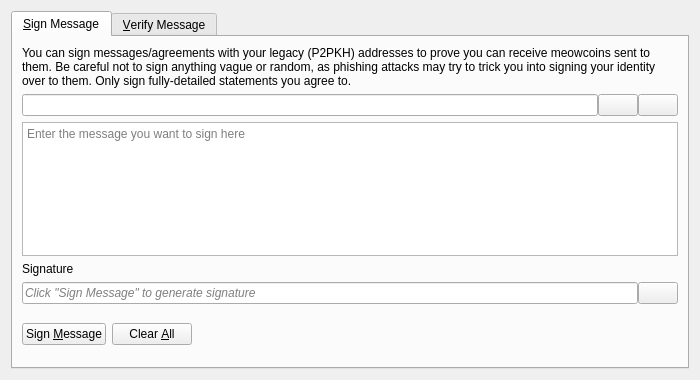
<?xml version="1.0" encoding="UTF-8"?>
<ui version="4.0">
 <class>SignVerifyMessageDialog</class>
 <widget class="QDialog" name="SignVerifyMessageDialog">
  <property name="geometry">
   <rect>
    <x>0</x>
    <y>0</y>
    <width>700</width>
    <height>380</height>
   </rect>
  </property>
  <property name="windowTitle">
   <string>Signatures - Sign / Verify a Message</string>
  </property>
  <property name="modal">
   <bool>true</bool>
  </property>
  <layout class="QVBoxLayout" name="verticalLayout">
   <item>
    <widget class="QTabWidget" name="tabWidget">
     <property name="currentIndex">
      <number>0</number>
     </property>
     <widget class="QWidget" name="tabSignMessage">
      <attribute name="title">
       <string>&amp;Sign Message</string>
      </attribute>
      <layout class="QVBoxLayout" name="verticalLayout_SM">
       <item>
        <widget class="QLabel" name="infoLabel_SM">
         <property name="text">
          <string>You can sign messages/agreements with your legacy (P2PKH) addresses to prove you can receive meowcoins sent to them. Be careful not to sign anything vague or random, as phishing attacks may try to trick you into signing your identity over to them. Only sign fully-detailed statements you agree to.</string>
         </property>
         <property name="textFormat">
          <enum>Qt::PlainText</enum>
         </property>
         <property name="wordWrap">
          <bool>true</bool>
         </property>
        </widget>
       </item>
       <item>
        <layout class="QHBoxLayout" name="horizontalLayout_1_SM">
         <property name="spacing">
          <number>0</number>
         </property>
         <item>
          <widget class="QValidatedLineEdit" name="addressIn_SM">
           <property name="toolTip">
            <string>The Meowcoin address to sign the message with</string>
           </property>
          </widget>
         </item>
         <item>
          <widget class="QPushButton" name="addressBookButton_SM">
           <property name="toolTip">
            <string>Choose previously used address</string>
           </property>
           <property name="text">
            <string/>
           </property>
           <property name="icon">
            <iconset resource="../bitcoin.qrc">
             <normaloff>:/icons/address-book</normaloff>:/icons/address-book</iconset>
           </property>
           <property name="shortcut">
            <string>Alt+A</string>
           </property>
           <property name="autoDefault">
            <bool>false</bool>
           </property>
          </widget>
         </item>
         <item>
          <widget class="QPushButton" name="pasteButton_SM">
           <property name="toolTip">
            <string>Paste address from clipboard</string>
           </property>
           <property name="text">
            <string/>
           </property>
           <property name="icon">
            <iconset resource="../bitcoin.qrc">
             <normaloff>:/icons/editpaste</normaloff>:/icons/editpaste</iconset>
           </property>
           <property name="shortcut">
            <string>Alt+P</string>
           </property>
           <property name="autoDefault">
            <bool>false</bool>
           </property>
          </widget>
         </item>
        </layout>
       </item>
       <item>
        <widget class="QPlainTextEdit" name="messageIn_SM">
         <property name="toolTip">
          <string>Enter the message you want to sign here</string>
         </property>
         <property name="placeholderText">
          <string>Enter the message you want to sign here</string>
         </property>
        </widget>
       </item>
       <item>
        <widget class="QLabel" name="signatureLabel_SM">
         <property name="text">
          <string>Signature</string>
         </property>
         <property name="textFormat">
          <enum>Qt::PlainText</enum>
         </property>
        </widget>
       </item>
       <item>
        <layout class="QHBoxLayout" name="horizontalLayout_2_SM">
         <property name="spacing">
          <number>0</number>
         </property>
         <item>
          <widget class="QLineEdit" name="signatureOut_SM">
           <property name="placeholderText">
            <string>Click "Sign Message" to generate signature</string>
           </property>
           <property name="font">
            <font>
             <italic>true</italic>
            </font>
           </property>
           <property name="readOnly">
            <bool>true</bool>
           </property>
          </widget>
         </item>
         <item>
          <widget class="QPushButton" name="copySignatureButton_SM">
           <property name="toolTip">
            <string>Copy the current signature to the clipboard</string>
           </property>
           <property name="text">
            <string/>
           </property>
           <property name="icon">
            <iconset resource="../bitcoin.qrc">
             <normaloff>:/icons/editcopy</normaloff>:/icons/editcopy</iconset>
           </property>
           <property name="autoDefault">
            <bool>false</bool>
           </property>
          </widget>
         </item>
        </layout>
       </item>
       <item>
        <layout class="QHBoxLayout" name="horizontalLayout_3_SM">
         <item>
          <widget class="QPushButton" name="signMessageButton_SM">
           <property name="toolTip">
            <string>Sign the message to prove you own this Meowcoin address</string>
           </property>
           <property name="text">
            <string>Sign &amp;Message</string>
           </property>
           <property name="icon">
            <iconset resource="../bitcoin.qrc">
             <normaloff>:/icons/edit</normaloff>:/icons/edit</iconset>
           </property>
           <property name="autoDefault">
            <bool>false</bool>
           </property>
          </widget>
         </item>
         <item>
          <widget class="QPushButton" name="clearButton_SM">
           <property name="toolTip">
            <string>Reset all sign message fields</string>
           </property>
           <property name="text">
            <string>Clear &amp;All</string>
           </property>
           <property name="icon">
            <iconset resource="../bitcoin.qrc">
             <normaloff>:/icons/remove</normaloff>:/icons/remove</iconset>
           </property>
           <property name="autoDefault">
            <bool>false</bool>
           </property>
          </widget>
         </item>
         <item>
          <spacer name="horizontalSpacer_1_SM">
           <property name="orientation">
            <enum>Qt::Horizontal</enum>
           </property>
           <property name="sizeHint" stdset="0">
            <size>
             <width>40</width>
             <height>48</height>
            </size>
           </property>
          </spacer>
         </item>
         <item>
          <widget class="QLabel" name="statusLabel_SM">
           <property name="font">
            <font>
             <weight>75</weight>
             <bold>true</bold>
            </font>
           </property>
           <property name="text">
            <string/>
           </property>
           <property name="wordWrap">
            <bool>true</bool>
           </property>
          </widget>
         </item>
         <item>
          <spacer name="horizontalSpacer_2_SM">
           <property name="orientation">
            <enum>Qt::Horizontal</enum>
           </property>
           <property name="sizeHint" stdset="0">
            <size>
             <width>40</width>
             <height>48</height>
            </size>
           </property>
          </spacer>
         </item>
        </layout>
       </item>
      </layout>
     </widget>
     <widget class="QWidget" name="tabVerifyMessage">
      <attribute name="title">
       <string>&amp;Verify Message</string>
      </attribute>
      <layout class="QVBoxLayout" name="verticalLayout_VM">
       <item>
        <widget class="QLabel" name="infoLabel_VM">
         <property name="text">
          <string>Enter the receiver's address, message (ensure you copy line breaks, spaces, tabs, etc. exactly) and signature below to verify the message. Be careful not to read more into the signature than what is in the signed message itself, to avoid being tricked by a man-in-the-middle attack. Note that this only proves the signing party receives with the address, it cannot prove sendership of any transaction!</string>
         </property>
         <property name="textFormat">
          <enum>Qt::PlainText</enum>
         </property>
         <property name="alignment">
          <set>Qt::AlignLeading|Qt::AlignLeft|Qt::AlignTop</set>
         </property>
         <property name="wordWrap">
          <bool>true</bool>
         </property>
        </widget>
       </item>
       <item>
        <layout class="QHBoxLayout" name="horizontalLayout_1_VM">
         <property name="spacing">
          <number>0</number>
         </property>
         <item>
          <widget class="QValidatedLineEdit" name="addressIn_VM">
           <property name="toolTip">
            <string>The Meowcoin address the message was signed with</string>
           </property>
          </widget>
         </item>
         <item>
          <widget class="QPushButton" name="addressBookButton_VM">
           <property name="toolTip">
            <string>Choose previously used address</string>
           </property>
           <property name="text">
            <string/>
           </property>
           <property name="icon">
            <iconset resource="../bitcoin.qrc">
             <normaloff>:/icons/address-book</normaloff>:/icons/address-book</iconset>
           </property>
           <property name="shortcut">
            <string>Alt+A</string>
           </property>
           <property name="autoDefault">
            <bool>false</bool>
           </property>
          </widget>
         </item>
        </layout>
       </item>
       <item>
        <widget class="QPlainTextEdit" name="messageIn_VM">
          <property name="toolTip">
            <string>The signed message to verify</string>
          </property>
          <property name="placeholderText">
            <string>The signed message to verify</string>
          </property>
        </widget>
       </item>
       <item>
        <widget class="QValidatedLineEdit" name="signatureIn_VM">
          <property name="toolTip">
            <string>The signature given when the message was signed</string>
          </property>
          <property name="placeholderText">
            <string>The signature given when the message was signed</string>
          </property>
        </widget>
       </item>
       <item>
        <layout class="QHBoxLayout" name="horizontalLayout_2_VM">
         <item>
          <widget class="QPushButton" name="verifyMessageButton_VM">
           <property name="toolTip">
            <string>Verify the message to ensure it was signed with the specified Meowcoin address</string>
           </property>
           <property name="text">
            <string>Verify &amp;Message</string>
           </property>
           <property name="icon">
            <iconset resource="../bitcoin.qrc">
             <normaloff>:/icons/transaction_0</normaloff>:/icons/transaction_0</iconset>
           </property>
           <property name="autoDefault">
            <bool>false</bool>
           </property>
          </widget>
         </item>
         <item>
          <widget class="QPushButton" name="clearButton_VM">
           <property name="toolTip">
            <string>Reset all verify message fields</string>
           </property>
           <property name="text">
            <string>Clear &amp;All</string>
           </property>
           <property name="icon">
            <iconset resource="../bitcoin.qrc">
             <normaloff>:/icons/remove</normaloff>:/icons/remove</iconset>
           </property>
           <property name="autoDefault">
            <bool>false</bool>
           </property>
          </widget>
         </item>
         <item>
          <spacer name="horizontalSpacer_1_VM">
           <property name="orientation">
            <enum>Qt::Horizontal</enum>
           </property>
           <property name="sizeHint" stdset="0">
            <size>
             <width>40</width>
             <height>48</height>
            </size>
           </property>
          </spacer>
         </item>
         <item>
          <widget class="QLabel" name="statusLabel_VM">
           <property name="font">
            <font>
             <weight>75</weight>
             <bold>true</bold>
            </font>
           </property>
           <property name="text">
            <string/>
           </property>
           <property name="wordWrap">
            <bool>true</bool>
           </property>
          </widget>
         </item>
         <item>
          <spacer name="horizontalSpacer_2_VM">
           <property name="orientation">
            <enum>Qt::Horizontal</enum>
           </property>
           <property name="sizeHint" stdset="0">
            <size>
             <width>40</width>
             <height>48</height>
            </size>
           </property>
          </spacer>
         </item>
        </layout>
       </item>
      </layout>
     </widget>
    </widget>
   </item>
  </layout>
 </widget>
 <customwidgets>
  <customwidget>
   <class>QValidatedLineEdit</class>
   <extends>QLineEdit</extends>
   <header>qt/qvalidatedlineedit.h</header>
  </customwidget>
 </customwidgets>
 <resources>
  <include location="../bitcoin.qrc"/>
 </resources>
 <connections/>
</ui>
